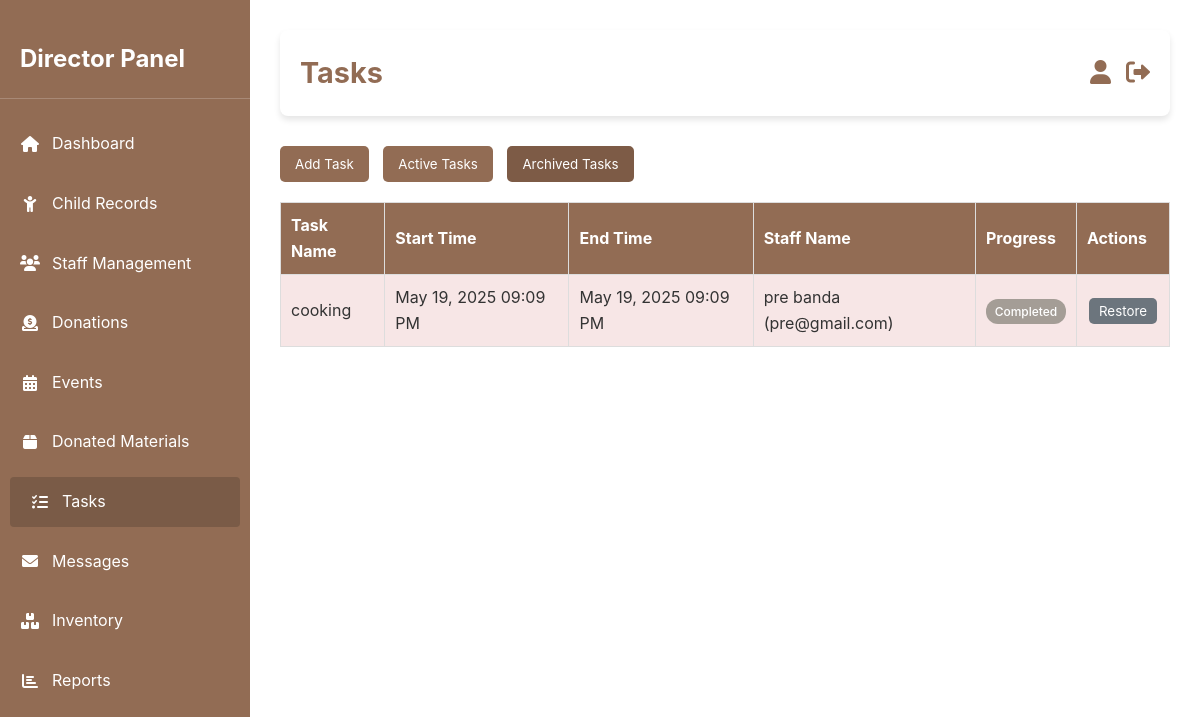
/tasks.php?show_archived=1, run on the app's committed database.
### tables this page shows
CREATE TABLE `activity_schedules` (
  `activity_id` int(10) NOT NULL,
  `activity_name` varchar(50) NOT NULL,
  `description` text DEFAULT NULL,
  `start_time` time NOT NULL,
  `end_time` time NOT NULL,
  `activity_date` date DEFAULT NULL,
  `assigned_staff` int(10) DEFAULT NULL,
  `staff_name` varchar(55) NOT NULL,
  `archived` tinyint(4) DEFAULT 0,
  `status` varchar(20) DEFAULT 'pending'
);

CREATE TABLE `staff_records` (
  `staff_id` int(10) NOT NULL,
  `fname` varchar(30) NOT NULL,
  `lname` varchar(30) NOT NULL,
  `email` varchar(50) NOT NULL,
  `phone` varchar(15) DEFAULT NULL,
  `role` varchar(20) NOT NULL,
  `address` varchar(100) DEFAULT NULL,
  `password` varchar(255) NOT NULL,
  `confirm_password` varchar(255) NOT NULL,
  `username` varchar(30) NOT NULL,
  `profile_picture` varchar(255) DEFAULT NULL,
  `archived` tinyint(4) NOT NULL DEFAULT 0,
  `created_at` timestamp NOT NULL DEFAULT current_timestamp()
);

### tasks.php (the view, shortened to what this page needs)
<?php
$servername = "localhost";
$dbusername = "root";
$dbpassword = "";
$database = "magdalene_management";
$conn = new mysqli($servername, $dbusername, $dbpassword, $database);
$show_archived = isset($_GET['show_archived']) ? $_GET['show_archived'] : 0;
?>
<!DOCTYPE html>
<html lang="en">
<head>
    <link href="https://cdnjs.cloudflare.com/ajax/libs/font-awesome/6.0.0/css/all.min.css" rel="stylesheet">
</head>
<body>
    <div class="dashboard">
        <aside class="sidebar">
            <h2>Director Panel</h2>
            <ul>
                <li><a href="admin_dashboard.php"><i class="fas fa-home"></i> Dashboard</a></li>
                <li><a href="child_retrive.php"><i class="fas fa-child"></i> Child Records</a></li>
                <li><a href="auth/addstaff_retrive.php"><i class="fas fa-users"></i> Staff Management</a></li>
                <li><a href="admin_don.php"><i class="fas fa-donate"></i> Donations</a></li>
                <li><a href="eventsadd.php"><i class="fas fa-calendar-alt"></i> Events</a></li>
                <li><a href="donated_materials.php"><i class="fas fa-box"></i> Donated Materials</a></li>
                <li><a href="tasks.php" class="active"><i class="fas fa-tasks"></i> Tasks</a></li>
                <li><a href="messages.php"><i class="fas fa-envelope"></i> Messages</a></li>
                <li><a href="inventory.php"><i class="fas fa-boxes"></i> Inventory</a></li>
                <li><a href="reports.php"><i class="fas fa-chart-bar"></i> Reports</a></li>
            </ul>
        </aside>
        <main class="main-content">
            <header class="topbar">
                <h1>Tasks</h1>
                <div class="user-actions">
                    <a href="profile.php" title="Profile"><i class="fas fa-user"></i></a>
                    <a href="logout.php" title="Logout"><i class="fas fa-sign-out-alt"></i></a>
                </div>
            </header>
            <div class="button-row">
                <button onclick="showAddTaskForm()">Add Task</button>
                <a href="?show_archived=0"><button <?php echo $show_archived == 0 ? 'style="background-color:#7d5b46"' : ''; ?>>Active Tasks</button></a>
                <a href="?show_archived=1"><button <?php echo $show_archived == 1 ? 'style="background-color:#7d5b46"' : ''; ?>>Archived Tasks</button></a>
            </div>
            <table>
                <thead>
                    <tr>
                        <th>Task Name</th>
                        <th>Start Time</th>
                        <th>End Time</th>
                        <th>Staff Name</th>
                        <th>Progress</th>
                        <th>Actions</th>
                    </tr>
                </thead>
                <tbody>
                    <?php
                    $query = "SELECT a.*, s.email as staff_email FROM activity_schedules a
                              LEFT JOIN staff_records s ON a.assigned_staff = s.staff_id
                              WHERE a.archived = ?
                              ORDER BY a.start_time DESC";
                    $stmt = $conn->prepare($query);
                    $stmt->bind_param("i", $show_archived);
                    $stmt->execute();
                    $result = $stmt->get_result();
                    if ($result->num_rows > 0) {
                        while ($row = $result->fetch_assoc()) {
                            $start_time_display = date("M d, Y h:i A", strtotime($row['start_time']));
                            $end_time_display = date("M d, Y h:i A", strtotime($row['end_time']));
                            $start_time_input = date("Y-m-d\TH:i", strtotime($row['start_time']));
                            $end_time_input = date("Y-m-d\TH:i", strtotime($row['end_time']));
                            $status_class = '';
                            switch ($row['status']) {
                                default:
                                    $status_class = 'status-pending';
                            }
                            echo "<tr class='" . ($show_archived ? "archived-indicator" : "active-indicator") . "'>";
                            echo "<td>{$row['activity_name']}</td>";
                            echo "<td>{$start_time_display}</td>";
                            echo "<td>{$end_time_display}</td>";
                            echo "<td>{$row['staff_name']} ({$row['staff_email']})</td>";
                            echo "<td><span class='status-badge $status_class'>" . ucfirst($row['status']) . "</span></td>";
                            echo "<td class='action-buttons'>";
                            if ($show_archived == 0) {
                                echo "<button class='edit-btn' onclick='showEditForm({$row['activity_id']},
                                               \"" . addslashes($row['activity_name']) . "\",
                                               \"" . $start_time_input . "\",
                                               \"" . $end_time_input . "\",
                                               \"" . $row['staff_email'] . "\",
                                               \"" . $row['status'] . "\")'>Edit</button>";
                                echo "<button class='archive-btn' onclick='showArchiveConfirm({$row['activity_id']})'>Archive</button>";
                            } else {
                                echo "<button class='restore-btn' onclick='showRestoreConfirm({$row['activity_id']})'>Restore</button>";
                            }
                            echo "</td></tr>";
                        }
                    } else {
                        echo "<tr><td colspan='6' style='text-align:center;'>No " . ($show_archived ? "archived" : "active") . " tasks found</td></tr>";
                    }
                    ?>
                </tbody>
            </table>
        </main>
    </div>
</body>
</html>

### tasks.php (style rules this page uses)
:root { --primary-color: #926c54; --secondary-color: #7a5b47; --accent-color: #e74c3c; --background-color: #ffffff; --text-color: #333; --card-bg: #ffffff; --shadow: 0 4px 6px rgba(0, 0, 0, 0.1); --border-color: #e0e0e0; --progress-complete: rgb(116, 106, 100); --progress-inprogress: rgb(242, 183, 143); --progress-pending: rgb(164, 157, 150); --progress-overdue: #7a5b47; --archive-color: #6c757d; --edit-color: #007bff; }
* { margin: 0; padding: 0; box-sizing: border-box; font-family: 'Inter', -apple-system, BlinkMacSystemFont, sans-serif; }
body { background-color: var(--background-color); color: var(--text-color); line-height: 1.6; }
.dashboard { display: flex; min-height: 100vh; }
.sidebar { width: 250px; background-color: var(--primary-color); color: white; padding: 20px 0; position: fixed; height: 100%; transition: transform 0.3s ease; }
.sidebar h2 { padding: 20px; font-size: 1.5rem; border-bottom: 1px solid rgba(255, 255, 255, 0.2); margin-bottom: 20px; color: white; }
.sidebar ul { list-style: none; }
.sidebar ul li { margin: 10px 0; }
.sidebar ul li a { display: flex; align-items: center; padding: 12px 20px; color: white; text-decoration: none; transition: background-color 0.2s ease; }
.sidebar ul li a i { margin-right: 12px; width: 20px; text-align: center; }
.sidebar ul li a:hover, .sidebar ul li a.active { background-color: var(--secondary-color); border-radius: 4px; margin: 0 10px; }
.main-content { margin-left: 250px; flex: 1; padding: 30px; }
.topbar { display: flex; align-items: center; justify-content: space-between; background-color: var(--card-bg); padding: 20px; border-radius: 8px; box-shadow: var(--shadow); margin-bottom: 30px; }
.topbar h1 { font-size: 1.8rem; color: var(--primary-color); }
.topbar .user-actions { display: flex; gap: 15px; }
.topbar .user-actions a { color: var(--primary-color); text-decoration: none; font-size: 1.5rem; transition: color 0.2s ease; }
.button-row { margin-bottom: 20px; }
button { padding: 10px 15px; background-color: var(--primary-color); color: white; border: none; border-radius: 5px; cursor: pointer; margin-right: 10px; transition: background-color 0.3s ease; }
table { width: 100%; border-collapse: collapse; margin-top: 20px; }
table th, table td { border: 1px solid #ddd; padding: 10px; text-align: left; }
table th { background-color: var(--primary-color); color: white; }
.action-buttons button { margin: 2px; padding: 5px 10px; }
.action-buttons .archive-btn, .action-buttons .restore-btn { background-color: var(--archive-color); }
.archived-indicator { background-color: #f7e6e6; }
.status-badge { display: inline-block; padding: 3px 8px; border-radius: 12px; font-size: 12px; font-weight: 500; color: white; text-align: center; min-width: 80px; }
.status-pending { background-color: var(--progress-pending); }

### data on the page
activity_schedules: activity_name "cooking", start_time "May 19, 2025 09:09 PM", end_time "May 19, 2025 09:09 PM", staff_name "pre banda", assigned_staff.email "pre@gmail.com", status "Completed"
